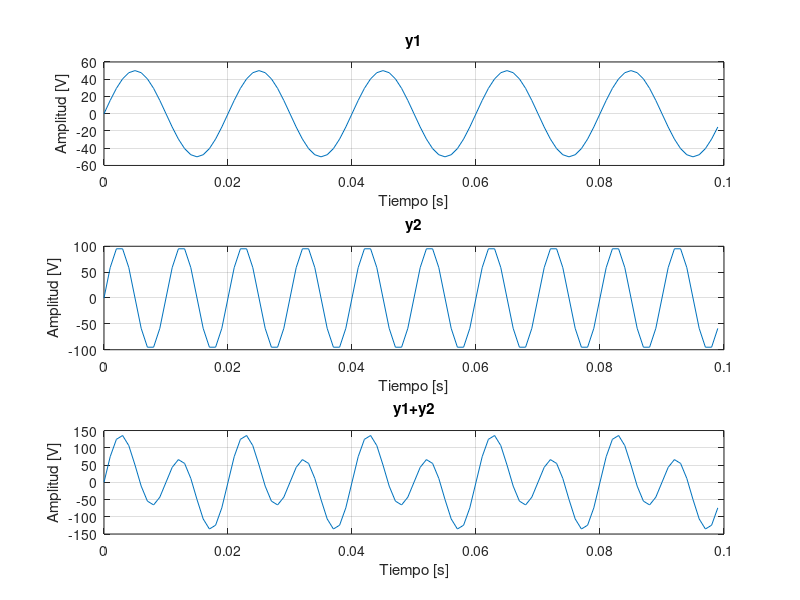

Recreate this plot in MATLAB. (Note: this script raises an error after producing the figure.)
clc
clear all

%% Señales

A1 = 50;
f1 = 50;
A2 = 100;
f2 = 100;
L = 1e+2;
Fs = 10e+2;
Ts = 1/Fs; 
t = (0:L-1)*Ts;

y1 = A1*sin(2*pi*f1*t);
y2 = A2*sin(2*pi*f2*t);
y = y1+y2;
y_o = y1+y2;

figure(1)
subplot(3,1,1)
plot(t,y1)
xlabel('Tiempo [s]')
ylabel('Amplitud [V]')
title('y1')
grid('on')
subplot(3,1,2)
plot(t,y2)
xlabel('Tiempo [s]')
ylabel('Amplitud [V]')
title('y2')
grid('on')
subplot(3,1,3)
plot(t,y)
xlabel('Tiempo [s]')
ylabel('Amplitud [V]')
title('y1+y2')
grid('on')

%% Fourier

[xf, yf] = fourier(y, Fs, L);

figure(2)
subplot(2,1,1)
plot(t,y)
xlabel('Tiempo [s]')
ylabel('Amplitud [V]')
title('y1+y2')
grid('on')
subplot(2,1,2)
stem(xf, yf)
xlabel('Frecuencia [Hz]')
ylabel('Amplitud')
title('Frecuencias y1+y2')
grid('on')

%% Filtrado ideal

Y = fft(y);
%stem(abs(Y)) para saber las posiciones
Y(11) = 0;
Y(91) = 0;

y_f = ifft(Y);
[xf, yf] = fourier(y_f, Fs, L);

figure(3)
subplot(2,1,1)
plot(t,y_f)
xlabel('Tiempo [s]')
ylabel('Amplitud [V]')
title('y1+y2 filtrada: y1')
grid('on')
subplot(2,1,2)
stem(xf, yf)
xlabel('Frecuencia [Hz]')
ylabel('Amplitud')
title('Frecuencias y1+y2 filtrada: y1')
grid('on')

%% Filtrado

Fc = 80; %Corte [Hz]
y_o_f = lowpass(y_o, Fc, Fs);
[xf, yf] = fourier(y_o_f, Fs, L);

figure(4)
subplot(2,1,1)
plot(t,y_o_f)
xlabel('Tiempo [s]')
ylabel('Amplitud [V]')
title('y1+y2 filtrada: y1')
grid('on')
subplot(2,1,2)
stem(xf, yf)
xlabel('Frecuencia [Hz]')
ylabel('Amplitud')
title('Frecuencias y1+y2 filtrada: y1')
grid('on')

